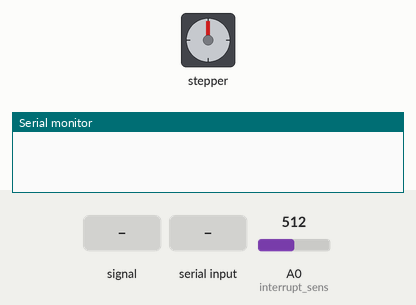
Bench run of a sketch on a simulated Arduino Uno, built with avr-gcc and run on an emulated ATmega328P. Shown: stepper motor, the last lines printed to the serial monitor. Inputs (shaded band) come from the test bench; at power-on: A0 (interrupt_sens) = 512. Stepper angles assume 200 steps per turn.

Above: at 0.8 s.
0.9 s: A0 (interrupt_sens) fed a 200 Hz sine of ±255 counts around its level
2.4 s: "ma90\n" received over Serial
At 5.1 s:
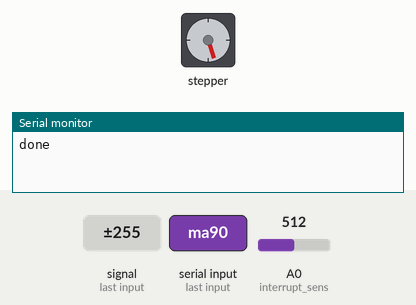
5.4 s: "ma" received over Serial
At 8.1 s:
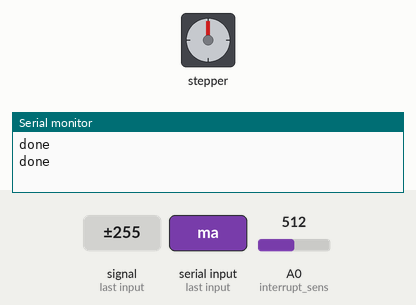
8.4 s: "home" received over Serial
At 10.1 s:
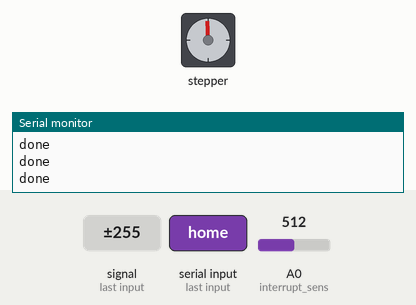
10.9 s: "mr90\n" received over Serial
At 13.1 s:
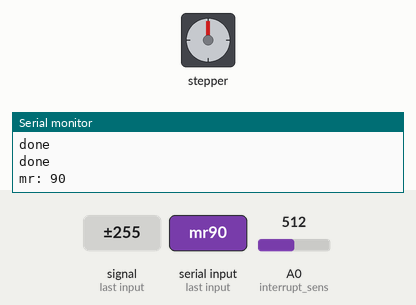
Timing chart, 0 to 14.4 s (numbered marks = the images above; inputs shaded):
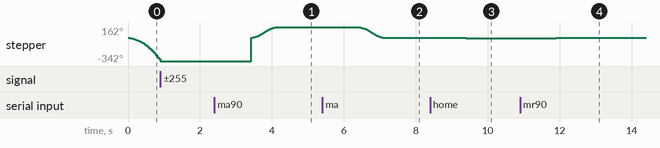

Measured:
- after the input at 2.4 s, stepper: turns 504° clockwise in 0.71 s, starting after 1.0 s
- after the input at 5.4 s, stepper: turns 162° counter-clockwise in 0.71 s, starting after 1.0 s

The sketch:

lamp_selector.ino
```cpp
 #include "AccelStepper.h"

#define dirPin 2
#define stepPin 5
#define motorInterfaceType 1

int interrupt_sens = A0;

int hom = 0;

AccelStepper stepper = AccelStepper(motorInterfaceType, stepPin, dirPin);

void go_to_home(){
  stepper.setSpeed(4000);
  while(sensor() <600){
    stepper.move(-1000);
    stepper.runSpeedToPosition();
  }
  stepper.setCurrentPosition(0);
}

int sensor(){
  return analogRead(interrupt_sens);
}

void setup() {
  Serial.begin(9600);
  stepper.setMaxSpeed(2000);
  stepper.setAcceleration(500);
  go_to_home();
}

void loop() {

  while (Serial.available() > 0) {

    String str = Serial.readString();

    if(str.startsWith("is")){
      Serial.print("sensor val: ");
      Serial.println(sensor());
    }
    else if(str.startsWith("home")){
      go_to_home();
      Serial.println("done");
    }
    else if(str.startsWith("ma")){
      long int pos = str.substring(2).toInt();
//      Serial.print("ma: "); Serial.println(pos);
      stepper.moveTo(pos);
      stepper.runToPosition();
      Serial.println("done");
    }
    else if (str.startsWith("mr")){
      stepper.setSpeed(2000);
      long int pos = str.substring(2).toInt();
      Serial.print("mr: "); Serial.println(pos);
      stepper.move(pos);
      stepper.runSpeedToPosition();
//      while (stepper.currentPosition() != stepper.targetPosition()) {
//        Serial.print("current pos:"); Serial.println(stepper.currentPosition());
//        Serial.print("target pos:");  Serial.println(stepper.targetPosition());
//        stepper.runSpeedToPosition();
//      }
    }
    else{
      Serial.println("Invalid Option!");
    }
  }
}
```
